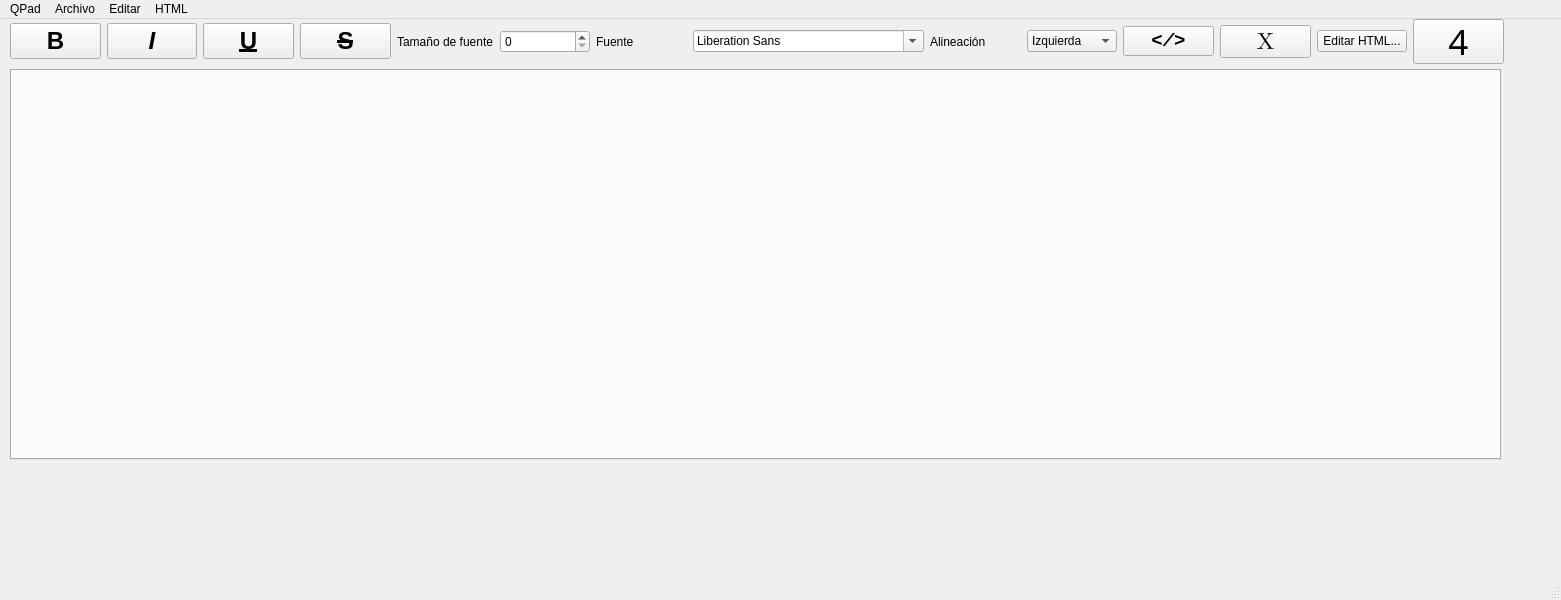
<?xml version="1.0" encoding="UTF-8"?>
<ui version="4.0">
 <class>qpad</class>
 <widget class="QMainWindow" name="qpad">
  <property name="geometry">
   <rect>
    <x>0</x>
    <y>0</y>
    <width>1561</width>
    <height>600</height>
   </rect>
  </property>
  <property name="windowTitle">
   <string>qpad</string>
  </property>
  <widget class="QWidget" name="centralwidget">
   <widget class="QTabWidget" name="tabWidget">
    <property name="geometry">
     <rect>
      <x>10</x>
      <y>50</y>
      <width>1491</width>
      <height>391</height>
     </rect>
    </property>
    <property name="font">
     <font>
      <family>Calibri</family>
      <pointsize>12</pointsize>
     </font>
    </property>
    <property name="currentIndex">
     <number>-1</number>
    </property>
   </widget>
   <widget class="QWidget" name="layoutWidget">
    <property name="geometry">
     <rect>
      <x>10</x>
      <y>0</y>
      <width>1494</width>
      <height>45</height>
     </rect>
    </property>
    <layout class="QHBoxLayout" name="horizontalLayout">
     <item>
      <widget class="QPushButton" name="pushButton">
       <property name="font">
        <font>
         <pointsize>18</pointsize>
         <bold>true</bold>
        </font>
       </property>
       <property name="text">
        <string>B</string>
       </property>
      </widget>
     </item>
     <item>
      <widget class="QPushButton" name="pushButton_2">
       <property name="font">
        <font>
         <family>Segoe UI</family>
         <pointsize>18</pointsize>
         <italic>true</italic>
         <bold>true</bold>
        </font>
       </property>
       <property name="text">
        <string>I</string>
       </property>
      </widget>
     </item>
     <item>
      <widget class="QPushButton" name="pushButton_3">
       <property name="font">
        <font>
         <family>Segoe UI</family>
         <pointsize>18</pointsize>
         <italic>false</italic>
         <bold>true</bold>
         <underline>true</underline>
        </font>
       </property>
       <property name="text">
        <string>U</string>
       </property>
      </widget>
     </item>
     <item>
      <widget class="QPushButton" name="pushButton_4">
       <property name="font">
        <font>
         <family>Segoe UI</family>
         <pointsize>18</pointsize>
         <italic>false</italic>
         <bold>true</bold>
         <underline>false</underline>
         <strikeout>true</strikeout>
        </font>
       </property>
       <property name="text">
        <string>S</string>
       </property>
      </widget>
     </item>
     <item>
      <widget class="QLabel" name="label">
       <property name="font">
        <font>
         <family>Arial</family>
        </font>
       </property>
       <property name="text">
        <string>Tamaño de fuente</string>
       </property>
      </widget>
     </item>
     <item>
      <widget class="QSpinBox" name="spinBox"/>
     </item>
     <item>
      <widget class="QLabel" name="label_2">
       <property name="font">
        <font>
         <family>Arial</family>
        </font>
       </property>
       <property name="text">
        <string>Fuente</string>
       </property>
      </widget>
     </item>
     <item>
      <widget class="QFontComboBox" name="fontComboBox"/>
     </item>
     <item>
      <widget class="QLabel" name="label_3">
       <property name="font">
        <font>
         <family>Arial</family>
        </font>
       </property>
       <property name="text">
        <string>Alineación</string>
       </property>
      </widget>
     </item>
     <item>
      <widget class="QComboBox" name="comboBox">
       <item>
        <property name="text">
         <string>Izquierda</string>
        </property>
       </item>
       <item>
        <property name="text">
         <string>Centrado</string>
        </property>
       </item>
       <item>
        <property name="text">
         <string>Derecha</string>
        </property>
       </item>
       <item>
        <property name="text">
         <string>Justificar</string>
        </property>
       </item>
      </widget>
     </item>
     <item>
      <widget class="QPushButton" name="pushButton_5">
       <property name="font">
        <font>
         <family>Consolas</family>
         <pointsize>14</pointsize>
         <italic>true</italic>
         <bold>true</bold>
         <underline>false</underline>
         <strikeout>false</strikeout>
        </font>
       </property>
       <property name="text">
        <string>&lt;/&gt;</string>
       </property>
      </widget>
     </item>
     <item>
      <widget class="QPushButton" name="pushButton_6">
       <property name="font">
        <font>
         <family>Cambria Math</family>
         <pointsize>18</pointsize>
        </font>
       </property>
       <property name="text">
        <string>X</string>
       </property>
      </widget>
     </item>
     <item>
      <widget class="QPushButton" name="HTML_switch">
       <property name="text">
        <string>Editar HTML...</string>
       </property>
      </widget>
     </item>
     <item>
      <widget class="QPushButton" name="HTML_run">
       <property name="font">
        <font>
         <family>Webdings</family>
         <pointsize>26</pointsize>
        </font>
       </property>
       <property name="text">
        <string>4</string>
       </property>
      </widget>
     </item>
    </layout>
   </widget>
  </widget>
  <widget class="QMenuBar" name="menubar">
   <property name="geometry">
    <rect>
     <x>0</x>
     <y>0</y>
     <width>1561</width>
     <height>19</height>
    </rect>
   </property>
   <widget class="QMenu" name="menuQPad">
    <property name="title">
     <string>QPad</string>
    </property>
    <addaction name="actionVersion"/>
    <addaction name="actionUpdate"/>
    <addaction name="actionCerrar"/>
   </widget>
   <widget class="QMenu" name="menuArchivo">
    <property name="title">
     <string>Archivo</string>
    </property>
    <widget class="QMenu" name="menuAbrir">
     <property name="title">
      <string>Abrir como...</string>
     </property>
    </widget>
    <widget class="QMenu" name="menuGuardar_como">
     <property name="title">
      <string>Guardar como...</string>
     </property>
     <addaction name="actionHTML_2"/>
     <addaction name="actionTXT"/>
     <addaction name="actionMD"/>
    </widget>
    <widget class="QMenu" name="menuExportar">
     <property name="title">
      <string>Exportar</string>
     </property>
     <addaction name="actionRTF_2"/>
    </widget>
    <addaction name="actionNuevo"/>
    <addaction name="actionAbrir"/>
    <addaction name="actionGuardar_2"/>
    <addaction name="menuAbrir"/>
    <addaction name="separator"/>
    <addaction name="menuGuardar_como"/>
    <addaction name="menuExportar"/>
    <addaction name="separator"/>
   </widget>
   <widget class="QMenu" name="menuEditar">
    <property name="title">
     <string>Editar</string>
    </property>
    <addaction name="actionPropiedades"/>
    <addaction name="separator"/>
    <addaction name="actionNegrtia_Ctrl_B"/>
    <addaction name="separator"/>
    <addaction name="actionCursiva_Ctrl_I"/>
    <addaction name="actionSubrayar_Ctrl_U"/>
    <addaction name="actionTachar_Ctrl_S"/>
    <addaction name="actionCodigo_Ctrl_R"/>
    <addaction name="separator"/>
    <addaction name="separator"/>
    <addaction name="actionHTML_Crudo_Ctrl_Alt_R"/>
   </widget>
   <widget class="QMenu" name="menuHTML">
    <property name="title">
     <string>HTML</string>
    </property>
    <widget class="QMenu" name="menuPropiedades">
     <property name="title">
      <string>Propiedades...</string>
     </property>
     <addaction name="action_2"/>
     <addaction name="actionAllocParser_V1"/>
    </widget>
    <addaction name="actionRun_View_Ctrl_E"/>
    <addaction name="separator"/>
    <addaction name="menuPropiedades"/>
   </widget>
   <addaction name="menuQPad"/>
   <addaction name="menuArchivo"/>
   <addaction name="menuEditar"/>
   <addaction name="menuHTML"/>
  </widget>
  <widget class="QStatusBar" name="statusbar"/>
  <action name="actionVersion">
   <property name="text">
    <string>Version</string>
   </property>
  </action>
  <action name="actionUpdate">
   <property name="text">
    <string>Update</string>
   </property>
  </action>
  <action name="actionMarkdown">
   <property name="text">
    <string>Markdown</string>
   </property>
  </action>
  <action name="actionHTML">
   <property name="text">
    <string>HTML</string>
   </property>
  </action>
  <action name="actionPlain_Text">
   <property name="text">
    <string>Plain Text</string>
   </property>
  </action>
  <action name="actionGuardar">
   <property name="text">
    <string>Guardar</string>
   </property>
  </action>
  <action name="actionGuardar_2">
   <property name="text">
    <string>Guardar</string>
   </property>
  </action>
  <action name="actionPropiedades">
   <property name="text">
    <string>Ajustes...</string>
   </property>
  </action>
  <action name="actionNegrtia_Ctrl_B">
   <property name="text">
    <string>Negrtia (Ctrl + B)</string>
   </property>
  </action>
  <action name="actionCursiva_Ctrl_I">
   <property name="text">
    <string>Cursiva (Ctrl + I)</string>
   </property>
  </action>
  <action name="actionSubrayar_Ctrl_U">
   <property name="text">
    <string>Subrayar (Ctrl + U)</string>
   </property>
  </action>
  <action name="actionTachar_Ctrl_S">
   <property name="text">
    <string>Tachar (Ctrl + S)</string>
   </property>
  </action>
  <action name="actionCodigo_Ctrl_R">
   <property name="text">
    <string>Codigo (Ctrl + R)</string>
   </property>
  </action>
  <action name="actionHTML_Crudo_Ctrl_Alt_R">
   <property name="text">
    <string>-</string>
   </property>
  </action>
  <action name="actionRun_View_Ctrl_E">
   <property name="text">
    <string>Ejecutar (Ctrl + E)</string>
   </property>
  </action>
  <action name="action_2">
   <property name="text">
    <string>HTML.CPP</string>
   </property>
  </action>
  <action name="actionAllocParser_V1">
   <property name="text">
    <string>MiniParser</string>
   </property>
  </action>
  <action name="actionHTML_Proyecto">
   <property name="text">
    <string>HTML (Proyecto)</string>
   </property>
  </action>
  <action name="actionMarkdown_2">
   <property name="text">
    <string>Markdown</string>
   </property>
  </action>
  <action name="actionRTF">
   <property name="text">
    <string>RTF</string>
   </property>
  </action>
  <action name="actionPlain_Text_2">
   <property name="text">
    <string>Plain Text</string>
   </property>
  </action>
  <action name="actionHTML_2">
   <property name="text">
    <string>HTML</string>
   </property>
  </action>
  <action name="actionTXT">
   <property name="text">
    <string>TXT</string>
   </property>
  </action>
  <action name="actionRTF_2">
   <property name="text">
    <string>RTF</string>
   </property>
  </action>
  <action name="actionMD">
   <property name="text">
    <string>MD</string>
   </property>
  </action>
  <action name="actionNuevo">
   <property name="text">
    <string>Nuevo</string>
   </property>
  </action>
  <action name="actionAbrir">
   <property name="text">
    <string>Abrir</string>
   </property>
  </action>
  <action name="actionCerrar">
   <property name="text">
    <string>Cerrar</string>
   </property>
  </action>
  <action name="actionMinimizar">
   <property name="text">
    <string>Minimizar</string>
   </property>
  </action>
 </widget>
 <resources/>
 <connections/>
</ui>
